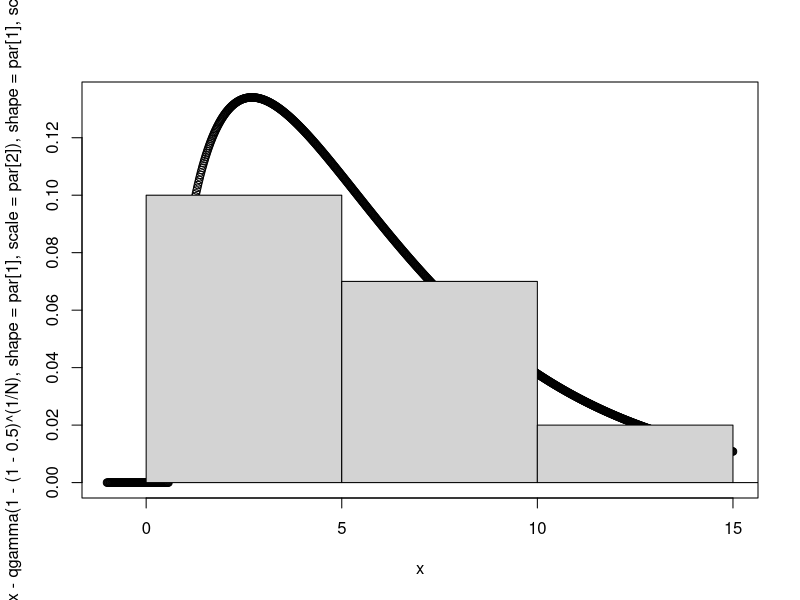

Recreate this plot in R.

if(FALSE){
	N = 20;
	data = rgamma(n=N, shape=2.3, scale=2);
	c.init = min(data) - sd(data)/N;
	likelihood = function(p) -sum(log(dgamma(data - p[3], shape=p[1], scale=p[2])));
	result = optim(
		par=c(1, 1, c.init), fn=likelihood);

	print(result);
	par = result$par;
	x = seq(-1, 15, length=1000);
	plot(x, dgamma(x - par[3], shape=par[1], scale=par[2]));
	hist(data, add=T, prob=T);
} else {
	N = 20;
	data = rgamma(n=N, shape=2.3, scale=2);
	likelihood = function(p){
		q = qgamma(1 - (1 - 0.5)^(1/N), shape=p[1], scale=p[2]);
		-sum(log(dgamma(data - q, shape=p[1], scale=p[2])));
	}
	result = optim(
		par=c(1, 1), fn=likelihood);

	print(result);
	par = result$par;
	x = seq(-1, 15, length=1000);
	plot(x, dgamma(x - qgamma(1 - (1 - 0.5)**(1/N), shape=par[1], scale=par[2]), shape=par[1], scale=par[2]));
	hist(data, add=T, prob=T);
}
